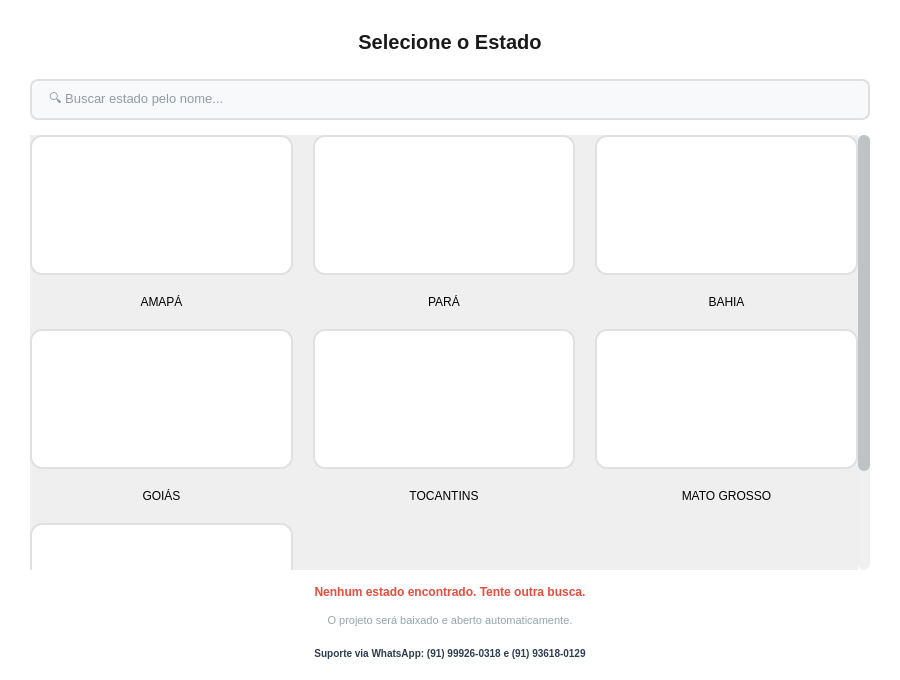
<?xml version="1.0" encoding="UTF-8"?>
<ui version="4.0">
 <class>StateSelectionForm</class>
 <widget class="QDialog" name="StateSelectionForm">
  <property name="geometry">
   <rect>
    <x>0</x>
    <y>0</y>
    <width>900</width>
    <height>680</height>
   </rect>
  </property>
  <property name="windowTitle">
   <string>GeoNexus - Seleção de Estado</string>
  </property>
  <property name="styleSheet">
   <string notr="true">
    QDialog {
        background-color: #ffffff;
    }
    QLabel#titleLabel {
        color: #1a1a1a;
        font-size: 20px;
        font-weight: bold;
        margin-bottom: 10px;
    }
    QLineEdit#searchLineEdit {
        background-color: #f8f9fa;
        border: 2px solid #e0e0e0;
        border-radius: 8px;
        padding: 10px 15px;
        font-size: 13px;
        color: #2c3e50;
    }
    QLineEdit#searchLineEdit:focus {
        border: 2px solid #1a5a96;
        background-color: #ffffff;
    }
    QLineEdit#searchLineEdit::placeholder {
        color: #95a5a6;
    }
    QPushButton {
        background-color: #ffffff;
        border: 2px solid #e0e0e0;
        border-radius: 12px;
        padding: 5px;
    }
    QPushButton:hover {
        background-color: #f5f5f5;
        border: 2px solid #1a5a96;
    }
    QPushButton:pressed {
        background-color: #e8f4f8;
    }
    QLabel[objectName^="label"] {
        color: #2c3e50;
        font-size: 13px;
        font-weight: bold;
        margin-top: 5px;
    }
    QLabel#infoLabel {
        color: #95a5a6;
        font-size: 11px;
    }
    QLabel#noResultsLabel {
        color: #e74c3c;
        font-size: 12px;
        font-weight: bold;
    }
    QScrollArea {
        border: none;
        background-color: #ffffff;
    }
    QScrollBar:vertical {
        border: none;
        background-color: #f0f0f0;
        width: 12px;
        border-radius: 6px;
    }
    QScrollBar::handle:vertical {
        background-color: #bdc3c7;
        border-radius: 6px;
        min-height: 20px;
    }
    QScrollBar::handle:vertical:hover {
        background-color: #95a5a6;
    }
    QScrollBar::add-line:vertical, QScrollBar::sub-line:vertical {
        border: none;
        background: none;
    }
   </string>
  </property>
  <layout class="QVBoxLayout" name="verticalLayout">
   <property name="spacing">
    <number>15</number>
   </property>
   <property name="leftMargin">
    <number>30</number>
   </property>
   <property name="topMargin">
    <number>30</number>
   </property>
   <property name="rightMargin">
    <number>30</number>
   </property>
   <property name="bottomMargin">
    <number>20</number>
   </property>
   <item>
    <widget class="QLabel" name="titleLabel">
     <property name="text">
      <string>Selecione o Estado</string>
     </property>
     <property name="alignment">
      <set>Qt::AlignCenter</set>
     </property>
    </widget>
   </item>
   <item>
    <widget class="QLineEdit" name="searchLineEdit">
     <property name="placeholderText">
      <string>🔍 Buscar estado pelo nome...</string>
     </property>
     <property name="minimumHeight">
      <number>40</number>
     </property>
    </widget>
   </item>
   <item>
    <widget class="QScrollArea" name="scrollArea">
     <property name="widgetResizable">
      <bool>true</bool>
     </property>
     <property name="minimumHeight">
      <number>380</number>
     </property>
     <widget class="QWidget" name="scrollWidget">
      <property name="geometry">
       <rect>
        <x>0</x>
        <y>0</y>
        <width>840</width>
        <height>380</height>
       </rect>
      </property>
      <layout class="QVBoxLayout" name="scrollLayout">
       <property name="spacing">
        <number>20</number>
       </property>
       <property name="leftMargin">
        <number>0</number>
       </property>
       <property name="topMargin">
        <number>0</number>
       </property>
       <property name="rightMargin">
        <number>0</number>
       </property>
       <property name="bottomMargin">
        <number>0</number>
       </property>
       <item>
        <layout class="QGridLayout" name="gridLayout">
         <property name="spacing">
          <number>20</number>
         </property>
         <item row="0" column="0">
          <layout class="QVBoxLayout" name="layoutAmapa">
           <item>
            <widget class="QPushButton" name="btnAmapa">
             <property name="minimumSize"><size><width>200</width><height>140</height></size></property>
             <property name="iconSize"><size><width>180</width><height>120</height></size></property>
            </widget>
           </item>
           <item><widget class="QLabel" name="labelAmapa"><property name="text"><string>AMAPÁ</string></property><property name="alignment"><set>Qt::AlignCenter</set></property></widget></item>
          </layout>
         </item>
         <item row="0" column="1">
          <layout class="QVBoxLayout" name="layoutPara">
           <item>
            <widget class="QPushButton" name="btnPara">
             <property name="minimumSize"><size><width>200</width><height>140</height></size></property>
             <property name="iconSize"><size><width>180</width><height>120</height></size></property>
            </widget>
           </item>
           <item><widget class="QLabel" name="labelPara"><property name="text"><string>PARÁ</string></property><property name="alignment"><set>Qt::AlignCenter</set></property></widget></item>
          </layout>
         </item>
         <item row="0" column="2">
          <layout class="QVBoxLayout" name="layoutBahia">
           <item>
            <widget class="QPushButton" name="btnBahia">
             <property name="minimumSize"><size><width>200</width><height>140</height></size></property>
             <property name="iconSize"><size><width>180</width><height>120</height></size></property>
            </widget>
           </item>
           <item><widget class="QLabel" name="labelBahia"><property name="text"><string>BAHIA</string></property><property name="alignment"><set>Qt::AlignCenter</set></property></widget></item>
          </layout>
         </item>
         <item row="1" column="0">
          <layout class="QVBoxLayout" name="layoutGoias">
           <item>
            <widget class="QPushButton" name="btnGoias">
             <property name="minimumSize"><size><width>200</width><height>140</height></size></property>
             <property name="iconSize"><size><width>180</width><height>120</height></size></property>
            </widget>
           </item>
           <item><widget class="QLabel" name="labelGoias"><property name="text"><string>GOIÁS</string></property><property name="alignment"><set>Qt::AlignCenter</set></property></widget></item>
          </layout>
         </item>
         <item row="1" column="1">
          <layout class="QVBoxLayout" name="layoutTocantins">
           <item>
            <widget class="QPushButton" name="btnTocantins">
             <property name="minimumSize"><size><width>200</width><height>140</height></size></property>
             <property name="iconSize"><size><width>180</width><height>120</height></size></property>
            </widget>
           </item>
           <item><widget class="QLabel" name="labelTocantins"><property name="text"><string>TOCANTINS</string></property><property name="alignment"><set>Qt::AlignCenter</set></property></widget></item>
          </layout>
         </item>
         <item row="1" column="2">
          <layout class="QVBoxLayout" name="layoutMatoGrosso">
           <item>
            <widget class="QPushButton" name="btnMatoGrosso">
             <property name="minimumSize"><size><width>200</width><height>140</height></size></property>
             <property name="iconSize"><size><width>180</width><height>120</height></size></property>
            </widget>
           </item>
           <item><widget class="QLabel" name="labelMatoGrosso"><property name="text"><string>MATO GROSSO</string></property><property name="alignment"><set>Qt::AlignCenter</set></property></widget></item>
          </layout>
         </item>
         <item row="2" column="0">
          <layout class="QVBoxLayout" name="layoutRondonia">
           <item>
            <widget class="QPushButton" name="btnRondonia">
             <property name="minimumSize"><size><width>200</width><height>140</height></size></property>
             <property name="iconSize"><size><width>180</width><height>120</height></size></property>
            </widget>
           </item>
           <item><widget class="QLabel" name="labelRondonia"><property name="text"><string>RONDÔNIA</string></property><property name="alignment"><set>Qt::AlignCenter</set></property></widget></item>
          </layout>
         </item>
        </layout>
       </item>
       <item>
        <spacer name="verticalSpacer">
         <property name="orientation"><enum>Qt::Vertical</enum></property>
         <property name="sizeHint" stdset="0"><size><width>20</width><height>40</height></size></property>
        </spacer>
       </item>
      </layout>
     </widget>
    </widget>
   </item>
   <item>
    <widget class="QLabel" name="noResultsLabel">
     <property name="text">
      <string>Nenhum estado encontrado. Tente outra busca.</string>
     </property>
     <property name="alignment">
      <set>Qt::AlignCenter</set>
     </property>
     <property name="visible">
      <bool>false</bool>
     </property>
    </widget>
   </item>
   <item>
    <widget class="QLabel" name="infoLabel">
     <property name="text"><string>O projeto será baixado e aberto automaticamente.</string></property>
     <property name="alignment"><set>Qt::AlignCenter</set></property>
    </widget>
   </item>
   <item>
    <widget class="QLabel" name="supportLabel">
     <property name="styleSheet">
      <string notr="true">color: #2c3e50; font-size: 10px; font-weight: bold; margin-top: 5px;</string>
     </property>
     <property name="text"><string>Suporte via WhatsApp: (91) 99926-0318 e (91) 93618-0129</string></property>
     <property name="alignment"><set>Qt::AlignCenter</set></property>
    </widget>
   </item>
  </layout>
 </widget>
 <resources/>
 <connections/>
</ui>
